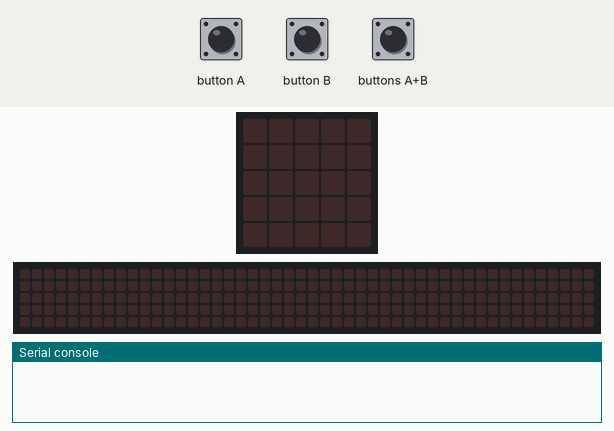
A program run on a simulated BBC micro:bit (MakeCode). On the bench: the board's 5×5 LED display, a strip that is not on the board, showing the scrolling text unrolled, the last lines printed to the serial console. The inputs (shaded band) are chosen by the test bench. No radio messages arrive unless stated (any console line starting 'radio sent:' is added by the test bench); the 48×5 strip is a reading aid, not a part: it shows the text the display is scrolling, unrolled, one strip-width of it at a time.

Above: at 1.2 s.
1.3 s: button A pressed for 0.15 s
At 1.52 s:
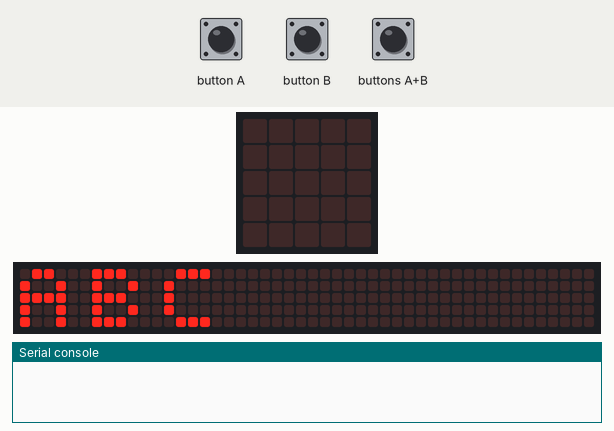
4.3 s: button B pressed for 0.15 s
At 5.12 s:
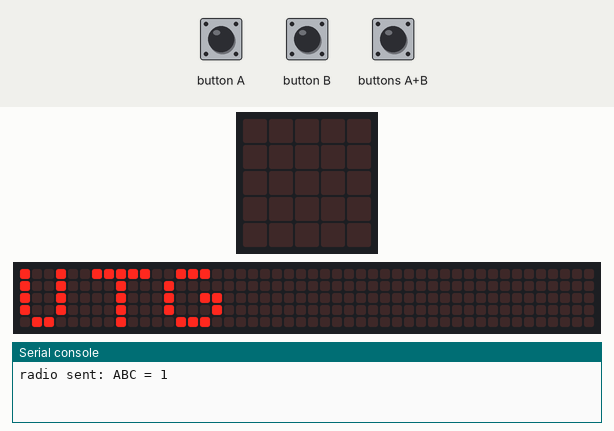
7.3 s: button A pressed for 0.15 s
At 8.72 s:
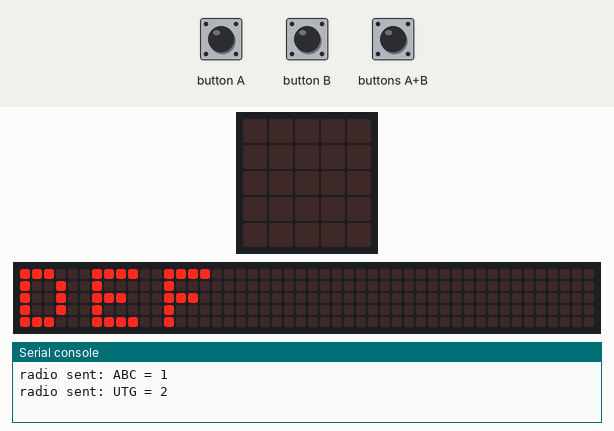
10.4 s: button B pressed for 0.15 s
At 12.32 s:
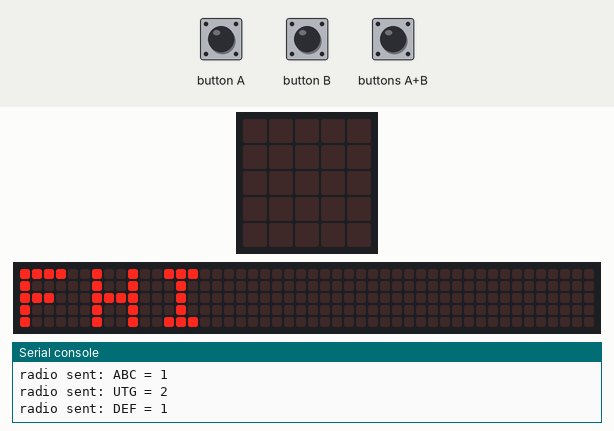
13.5 s: button A pressed for 0.15 s
At 15.92 s:
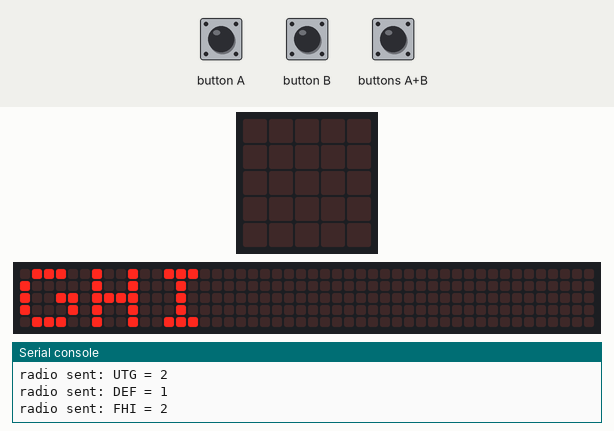
16.6 s: buttons A+B pressed for 0.15 s
At 16.97 s:
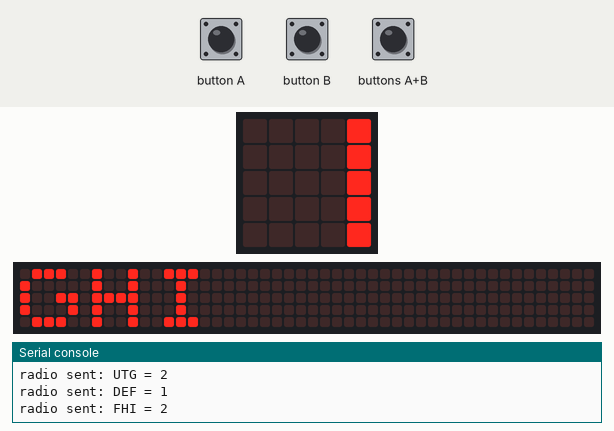

Measured:
- after the input at 1.3 s, the display: changes after 0.15 s (image 1)
- after the input at 4.3 s, the display: first differs from a run without the input after 0.75 s (image 2)
- after the input at 7.3 s, the display: first differs from a run without the input after 1.4 s (image 3)
- after the input at 10.4 s, the display: first differs from a run without the input after 1.9 s (image 4)
- after the input at 13.5 s, the display: first differs from a run without the input after 2.4 s (image 5)

The program:

main.ts
```typescript
input.onButtonPressed(Button.A, function () {
    SendeTekst = teksttabell.shift()
    basic.showString(SendeTekst)
    radio.sendValue(SendeTekst, 1)
})
input.onButtonPressed(Button.AB, function () {
    basic.showString(SluttMottak)
})
input.onButtonPressed(Button.B, function () {
    SluttSending = kodeTabell.shift()
    basic.showString(SluttSending)
    radio.sendValue(SluttSending, 2)
})
radio.onReceivedValue(function (name, value) {
    if (value == 1) {
        basic.showString(name)
        if (name == "ABC") {
            TekstMottatt = "UTG"
        } else if (name == "DEF") {
            TekstMottatt = "WHO"
        } else if (name == "GHI") {
            TekstMottatt = "FHI"
        } else if (name == "JKL") {
            TekstMottatt = "KRF"
        }
    }
    if (value == 2) {
        basic.showString(name)
        if (name == "UTG") {
            SluttMottak = "AMINO"
        } else if (name == "WHO") {
            SluttMottak = "SYRE"
        } else if (name == "FHI") {
            SluttMottak = "BASE"
        } else if (name == "KRF") {
            SluttMottak = "RISLING"
        }
    }
})
let TekstMottatt = ""
let SluttSending = ""
let SluttMottak = ""
let SendeTekst = ""
let kodeTabell: string[] = []
let teksttabell: string[] = []
teksttabell = ["ABC", "DEF", "GHI"]
kodeTabell = ["UTG", "FHI", "WHO"]
```

test.ts
```typescript
// testene settes inn her; disse vil ikke kompilert så lenge denne pakken blir brukt som en utvidelse.
```
